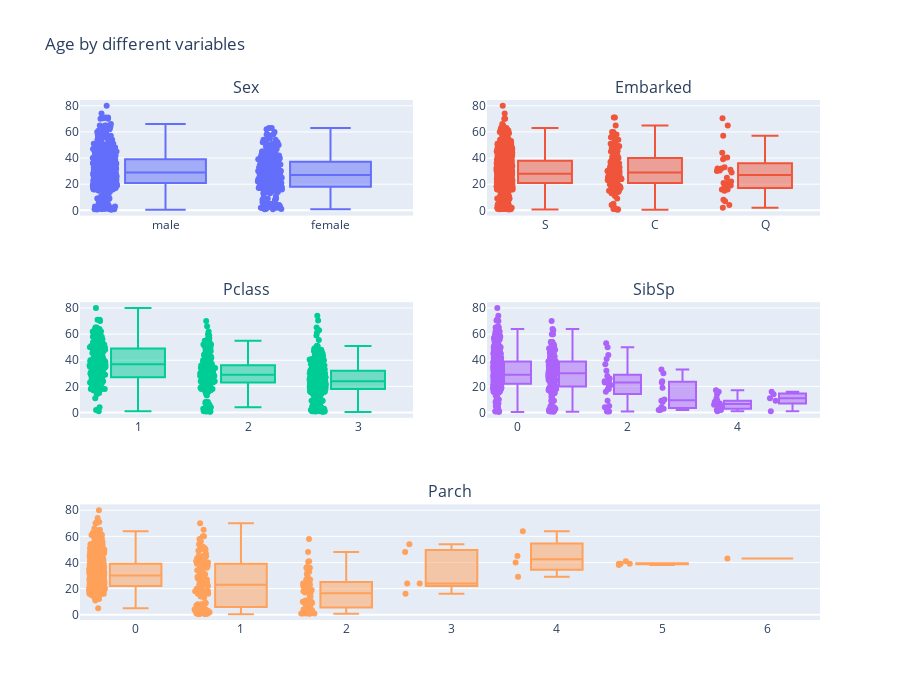

The notebook cell this image was saved under:
### Markdown cell above
Boxplots between some variables and Age, with the aim of finding relations to imput Age data

### Code cell
fig = make_subplots(
    rows=3, cols=2,
    specs=[[{}, {}],
           [{}, {}],
           [{"colspan": 2}, None]],
    subplot_titles=("Sex", "Embarked", "Pclass", "SibSp", "Parch")
    )
fig.add_trace(go.Box(x=original_train_set["Sex"], y=original_train_set["Age"], name="Age by Sex", boxpoints="all"), row = 1, col = 1)
fig.add_trace(go.Box(x=original_train_set["Embarked"], y=original_train_set["Age"], name="Age by Port", boxpoints="all"), row = 1, col = 2)
fig.add_trace(go.Box(x=original_train_set["Pclass"], y=original_train_set["Age"], name="Age by Pclass", boxpoints="all"), row = 2, col = 1)
fig.add_trace(go.Box(x=original_train_set["SibSp"], y=original_train_set["Age"], name="Age by SibSp", boxpoints="all"), row = 2, col = 2)
fig.add_trace(go.Box(x=original_train_set["Parch"], y=original_train_set["Age"], name="Age by Parch", boxpoints="all"), row = 3, col = 1)
fig.update_layout(height=700, showlegend=False, title_text="Age by different variables")
fig.show()

### Figure 1 — Plotly figure (JSON) as saved in the notebook; plotly's stock layout.template omitted (floating-point values rounded to 4 significant figures; data arrays with more than 128 entries replaced by an {"elided": "..."} marker saying what was removed)
{"data": [{"boxpoints": "all", "name": "Age by Sex", "type": "box", "x": {"elided": "891 str values"}, "xaxis": "x", "y": {"elided": "891 float values"}, "yaxis": "y"}, {"boxpoints": "all", "name": "Age by Port", "type": "box", "x": {"elided": "891 str values"}, "xaxis": "x2", "y": {"elided": "891 float values"}, "yaxis": "y2"}, {"boxpoints": "all", "name": "Age by Pclass", "type": "box", "x": {"elided": "891 int values"}, "xaxis": "x3", "y": {"elided": "891 float values"}, "yaxis": "y3"}, {"boxpoints": "all", "name": "Age by SibSp", "type": "box", "x": {"elided": "891 int values"}, "xaxis": "x4", "y": {"elided": "891 float values"}, "yaxis": "y4"}, {"boxpoints": "all", "name": "Age by Parch", "type": "box", "x": {"elided": "891 int values"}, "xaxis": "x5", "y": {"elided": "891 float values"}, "yaxis": "y5"}], "layout": {"annotations": [{"font": {"size": 16}, "showarrow": false, "text": "Sex", "x": 0.225, "xanchor": "center", "xref": "paper", "y": 1, "yanchor": "bottom", "yref": "paper"}, {"font": {"size": 16}, "showarrow": false, "text": "Embarked", "x": 0.775, "xanchor": "center", "xref": "paper", "y": 1, "yanchor": "bottom", "yref": "paper"}, {"font": {"size": 16}, "showarrow": false, "text": "Pclass", "x": 0.225, "xanchor": "center", "xref": "paper", "y": 0.6111, "yanchor": "bottom", "yref": "paper"}, {"font": {"size": 16}, "showarrow": false, "text": "SibSp", "x": 0.775, "xanchor": "center", "xref": "paper", "y": 0.6111, "yanchor": "bottom", "yref": "paper"}, {"font": {"size": 16}, "showarrow": false, "text": "Parch", "x": 0.5, "xanchor": "center", "xref": "paper", "y": 0.2222, "yanchor": "bottom", "yref": "paper"}], "height": 700, "showlegend": false, "title": {"text": "Age by different variables"}, "xaxis": {"anchor": "y", "domain": [0, 0.45]}, "xaxis2": {"anchor": "y2", "domain": [0.55, 1]}, "xaxis3": {"anchor": "y3", "domain": [0, 0.45]}, "xaxis4": {"anchor": "y4", "domain": [0.55, 1]}, "xaxis5": {"anchor": "y5", "domain": [0, 1]}, "yaxis": {"anchor": "x", "domain": [0.7778, 1]}, "yaxis2": {"anchor": "x2", "domain": [0.7778, 1]}, "yaxis3": {"anchor": "x3", "domain": [0.3889, 0.6111]}, "yaxis4": {"anchor": "x4", "domain": [0.3889, 0.6111]}, "yaxis5": {"anchor": "x5", "domain": [0, 0.2222]}}}
